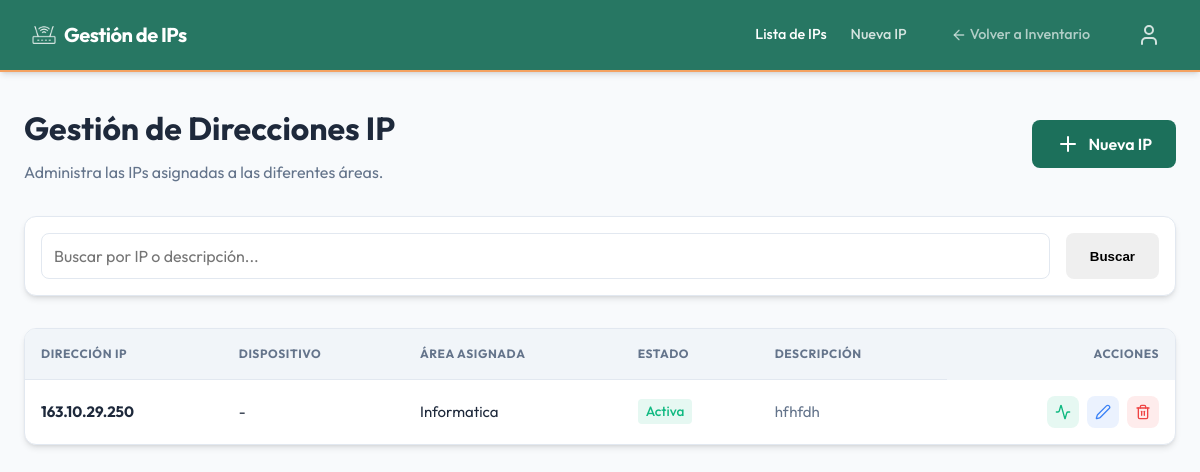
/ips/ (signed in), run on an earlier commit of the app's database.
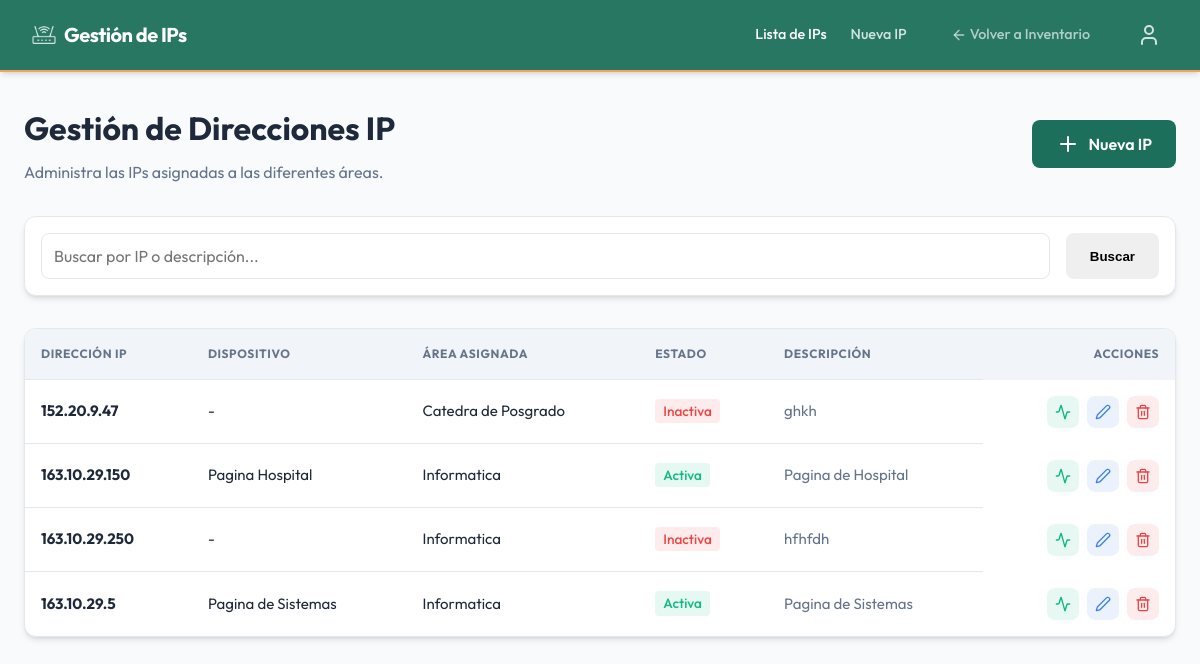
And on a later commit of the database.
### gestion_ips/models.py (models this page shows, shortened)
class DireccionIP(models.Model):
    ESTADOS = [
        ('ACTIVA', 'Activa'),
        ('INACTIVA', 'Inactiva'),
        ('RESERVADA', 'Reservada'),
    ]
    direccion_ip = models.GenericIPAddressField(unique=True, verbose_name="Dirección IP")
    area = models.ForeignKey(Area, on_delete=models.SET_NULL, null=True, blank=True, verbose_name="Área Asignada", related_name="ips")
    dispositivo = models.OneToOneField(Item, on_delete=models.SET_NULL, null=True, blank=True, verbose_name="Dispositivo / Máquina Asignada", related_name="ip_asignada")
    descripcion = models.CharField(max_length=200, blank=True, null=True, verbose_name="Descripción / Equipo")
    estado = models.CharField(max_length=20, choices=ESTADOS, default='ACTIVA', verbose_name="Estado")
    fecha_actualizacion = models.DateTimeField(auto_now=True, verbose_name="Última actualización")
    class Meta:
        verbose_name = "Dirección IP"
        verbose_name_plural = "Direcciones IP"
        ordering = ['direccion_ip']

### inventario/models.py (models this page shows, shortened)
class Area(models.Model):
    nombre = models.CharField(max_length=100, verbose_name="Nombre del Área")
    class Meta:
        verbose_name = "Área"
        verbose_name_plural = "Áreas"

class Item(models.Model):
    CATEGORIES = [
        ('PC', 'PC'),
        ('Impresora', 'Impresora'),
        ('Notebook', 'Notebook'),
        ('Redes', 'Redes'),
        ('Otro', 'Otro'),
    ]
    nombre = models.CharField(max_length=200)
    categoria = models.CharField(max_length=50, choices=CATEGORIES, default='Hardware')
    descripcion = models.TextField(blank=True, null=True)
    responsable = models.ForeignKey(Persona, on_delete=models.SET_NULL, null=True, blank=True, verbose_name="Responsable")
    responsable_otro = models.CharField(max_length=200, blank=True, null=True, verbose_name="Nombre de responsable (Otro)")
    area = models.ForeignKey(Area, on_delete=models.SET_NULL, null=True, blank=True, verbose_name="Área")
    class Meta:
        verbose_name = "Ítem"
        verbose_name_plural = "Ítems"

### gestion_ips/views.py (the view)
# urls.py: path('', views.IPListView.as_view(), name='ip_list'),
class IPListView(LoginRequiredMixin, ListView):
    model = DireccionIP
    template_name = 'gestion_ips/ip_list.html'
    context_object_name = 'ips'
    def get_queryset(self):
        query = self.request.GET.get('q')
        if query:
            return DireccionIP.objects.filter(direccion_ip__icontains=query) | DireccionIP.objects.filter(descripcion__icontains=query)
        return DireccionIP.objects.all()

### templates/gestion_ips/ip_list.html (shortened to what this page needs)
{% extends 'base_ips.html' %}
{% load static %}
{% block content %}
<div class="header-actions"
    style="display: flex; justify-content: space-between; align-items: center; margin-bottom: 2rem;">
    <div>
        <h1 style="margin: 0;">Gestión de Direcciones IP</h1>
        <p style="color: var(--text-muted); margin-top: 0.5rem;">Administra las IPs asignadas a las diferentes áreas.
        </p>
    </div>
    <a href="{% url 'ip_create' %}" class="btn btn-primary"
        style="display: inline-flex; align-items: center; gap: 0.5rem;">
        <i data-lucide="plus"></i> Nueva IP
    </a>
</div>
<div class="card" style="margin-bottom: 2rem; padding: 1rem;">
    <form method="get" style="display: flex; gap: 1rem;">
        <input type="text" name="q" placeholder="Buscar por IP o descripción..." class="form-control"
            value="{{ request.GET.q }}">
        <button type="submit" class="btn btn-secondary">Buscar</button>
    </form>
</div>
<div class="table-container">
    <table class="table" style="width: 100%; border-collapse: collapse;">
        <thead style="background: var(--bg-color);">
            <tr>
                <th style="padding: 1rem; text-align: left; border-bottom: 1px solid var(--border-color);">Dirección IP
                </th>
                <th style="padding: 1rem; text-align: left; border-bottom: 1px solid var(--border-color);">Dispositivo
                </th>
                <th style="padding: 1rem; text-align: left; border-bottom: 1px solid var(--border-color);">Área Asignada
                </th>
                <th style="padding: 1rem; text-align: left; border-bottom: 1px solid var(--border-color);">Estado</th>
                <th style="padding: 1rem; text-align: left; border-bottom: 1px solid var(--border-color);">Descripción
                </th>
                <th style="padding: 1rem; text-align: right; border-bottom: 1px solid var(--border-color);">Acciones
                </th>
            </tr>
        </thead>
        <tbody>
            {% for ip in ips %}
            <tr style="border-bottom: 1px solid var(--border-color); transition: background 0.2s;">
                <td style="padding: 1rem;"><strong>{{ ip.direccion_ip }}</strong></td>
                <td style="padding: 1rem;">{{ ip.dispositivo.nombre|default:"-" }}</td>
                <td style="padding: 1rem;">{{ ip.area.nombre|default:"Sin área" }}</td>
                <td style="padding: 1rem;">
                    {% if ip.estado == 'ACTIVA' %}
                    <span
                        style="background: rgba(16, 185, 129, 0.1); color: #10b981; padding: 0.2rem 0.5rem; border-radius: 4px; font-size: 0.85rem; font-weight: 500;">Activa</span>
                    {% elif ip.estado == 'INACTIVA' %}
                    <span
                        style="background: rgba(239, 68, 68, 0.1); color: #ef4444; padding: 0.2rem 0.5rem; border-radius: 4px; font-size: 0.85rem; font-weight: 500;">Inactiva</span>
                    {% else %}
                    <span
                        style="background: rgba(245, 158, 11, 0.1); color: #f59e0b; padding: 0.2rem 0.5rem; border-radius: 4px; font-size: 0.85rem; font-weight: 500;">Reservada</span>
                    {% endif %}
                </td>
                <td style="padding: 1rem; color: var(--text-muted);">{{ ip.descripcion|default:"-" }}</td>
                <td
                    style="padding: 1rem; text-align: right; white-space: nowrap; display: flex; justify-content: flex-end; gap: 0.5rem; border-top: none;">
                    <a href="{% url 'ip_ping' ip.pk %}" class="btn"
                        style="padding: 0.5rem; background: rgba(16, 185, 129, 0.1); color: #10b981;"
                        title="Ping (Cambiar Estado)">
                        <i data-lucide="activity" style="width: 16px; height: 16px;"></i>
                    </a>
                    <a href="{% url 'ip_update' ip.pk %}" class="btn"
                        style="padding: 0.5rem; background: rgba(59, 130, 246, 0.1); color: #3b82f6;">
                        <i data-lucide="edit-2" style="width: 16px; height: 16px;"></i>
                    </a>
                    <a href="{% url 'ip_delete' ip.pk %}" class="btn"
                        style="padding: 0.5rem; background: rgba(239, 68, 68, 0.1); color: #ef4444;">
                        <i data-lucide="trash-2" style="width: 16px; height: 16px;"></i>
                    </a>
                </td>
            </tr>
            {% empty %}
            <tr>
                <td colspan="6" style="padding: 2rem; text-align: center; color: var(--text-muted);">
                    No se encontraron direcciones IP.
                </td>
            </tr>
            {% endfor %}
        </tbody>
    </table>
</div>
{% endblock %}

### templates/base_ips.html (shortened to what this page needs)
<!DOCTYPE html>
<html lang="es">
<head>
    {% load static %}
    <link rel="stylesheet" href="{% static 'css/main.css' %}">
</head>
<body>
    <nav class="navbar" style="border-bottom: 2px solid var(--accent);">
        <div class="navbar-brand" style="display: flex; align-items: center; gap: 0.5rem;">
            <img src="{% static 'img/logoPestañaIps.png' %}" alt="Logo IPs FOLP"
                style="width: 24px; height: 24px; filter: brightness(0) invert(1);">
            <div>Gestión de IPs</div>
        </div>
        <div class="nav-links">
            <a href="{% url 'ip_list' %}"
                class="{% if request.resolver_match.url_name == 'ip_list' %}active{% endif %}">Lista de IPs</a>
            <a href="{% url 'ip_create' %}"
                class="{% if request.resolver_match.url_name == 'ip_create' %}active{% endif %}">Nueva IP</a>
            <a href="{% url 'dashboard' %}" style="opacity: 0.8; margin-left: 20px;">
                <i data-lucide="arrow-left" style="width: 16px; height: 16px; vertical-align: text-bottom;"></i> Volver
                a Inventario
            </a>
            <div class="user-menu">
                <button class="user-menu-btn" onclick="toggleUserMenu(event)">
                    <i data-lucide="user"></i>
                </button>
            </div>
        </div>
    </nav>
    <main class="container animate-fade">
        {% block content %}{% endblock %}
    </main>
</body>
</html>

### static/css/main.css (style rules this page uses)
:root { --primary: #1c705b; --primary-dark: #145041; --primary-light: #2a9d82; --accent: #f4a261; --bg: #f8fafc; --card-bg: #ffffff; --text: #1e293b; --text-muted: #64748b; --border: #e2e8f0; --shadow: 0 4px 6px -1px rgb(0 0 0 / 0.1), 0 2px 4px -2px rgb(0 0 0 / 0.1); --radius: 12px; }
* { margin: 0; padding: 0; box-sizing: border-box; }
body { font-family: 'Outfit', 'Inter', system-ui, -apple-system, sans-serif; background-color: var(--bg); color: var(--text); line-height: 1.5; }
.navbar { background: rgba(28, 112, 91, 0.95); backdrop-filter: blur(8px); color: white; padding: 1rem 2rem; display: flex; justify-content: space-between; align-items: center; position: sticky; top: 0; z-index: 1000; box-shadow: var(--shadow); }
.navbar-brand { font-size: 1.25rem; font-weight: 700; letter-spacing: -0.5px; }
.nav-links { display: flex; gap: 1.5rem; align-items: center; }
.nav-links a, .nav-links button { color: rgba(255, 255, 255, 0.8); text-decoration: none; font-size: 0.9rem; font-weight: 500; transition: color 0.2s; background: none; border: none; padding: 0; cursor: pointer; font-family: inherit; }
.nav-links a:hover, .nav-links a.active, .nav-links button:hover { color: white; }
.user-menu { position: relative; display: inline-block; margin-left: 1rem; }
.user-menu-btn { display: flex; align-items: center; gap: 0.5rem; background: rgba(255, 255, 255, 0.1); border: none; color: white; padding: 0.5rem; border-radius: 50%; cursor: pointer; transition: background 0.2s; width: 38px; height: 38px; justify-content: center; }
.container { max-width: 1200px; margin: 2rem auto; padding: 0 1.5rem; }
.card { background: var(--card-bg); padding: 1.5rem; border-radius: var(--radius); border: 1px solid var(--border); box-shadow: var(--shadow); transition: transform 0.2s, box-shadow 0.2s; }
.btn { display: inline-flex; align-items: center; justify-content: center; padding: 0.75rem 1.5rem; border-radius: 8px; font-weight: 600; cursor: pointer; transition: all 0.2s; border: none; text-decoration: none; gap: 0.5rem; }
.btn-primary { background-color: var(--primary); color: white; }
.table-container { background: var(--card-bg); border-radius: var(--radius); border: 1px solid var(--border); overflow: hidden; box-shadow: var(--shadow); }
table { width: 100%; border-collapse: collapse; }
th { background: #f1f5f9; padding: 1rem; text-align: left; font-size: 0.75rem; text-transform: uppercase; letter-spacing: 0.05em; color: var(--text-muted); }
td { padding: 1rem; border-top: 1px solid var(--border); font-size: 0.9375rem; }
input, select, textarea { width: 100%; max-width: 100%; padding: 0.75rem; border-radius: 8px; border: 1px solid var(--border); font-family: inherit; font-size: 1rem; }
.animate-fade { animation: fadeIn 0.4s ease-out forwards; }

What changed in the data, as far as the page shows it:
added DireccionIP: direccion_ip "152.20.9.47", dispositivo.nombre "-", area.nombre "Catedra de Posgrado", estado "Inactiva", descripcion "ghkh"
added DireccionIP: direccion_ip "163.10.29.150", dispositivo.nombre "Pagina Hospital", area.nombre "Informatica", estado "Activa", descripcion "Pagina de Hospital"
changed DireccionIP "hfhfdh": estado "Activa" → "Inactiva"
added DireccionIP: direccion_ip "163.10.29.5", dispositivo.nombre "Pagina de Sistemas", area.nombre "Informatica", estado "Activa", descripcion "Pagina de Sistemas"
